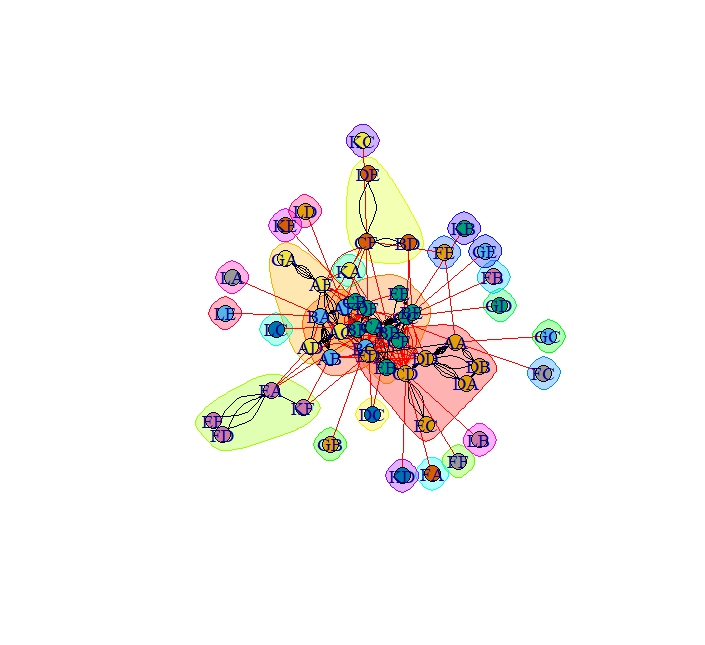

Recreate this plot in R.
##load library
library(igraph)

##Import dataset
data <- read.csv('https://raw.githubusercontent.com/bkrai/R-files-from-YouTube/main/networkdata.csv',header=T)
data
y <- data.frame(data$first, data$second)
y

##create network
net <- graph.data.frame(y, directed=T)
V(net)$label <- V(net)$name
V(net)$degree <- degree(net)

##create Histogram
hist(V(net)$degree,col = "green")

##Network diagram
set.seed(222)
plot(net,vertex.color='green',vertex.size=10,edge.arrow.size=0.1,vertex.label.cex=0.8)

##Highlighting degrees & layouts
plot(net,vertex.color = rainbow(52),vertex.size = V(net)$degree*0.4,edge.arrow.size = 0.1,
     layout=layout.fruchterman.reingold)

# Hub and authorities
hs <- hub_score(net)$vector
as <- authority.score(net)$vector
par(mfrow=c(1,2))
set.seed(123)
plot(net,vertex.size=hs*30,main = 'Hubs',vertex.color = rainbow(52),edge.arrow.size=0.1,
     layout = layout.kamada.kawai)
plot(net,vertex.size=as*30,main = 'Authorities',vertex.color = rainbow(52),edge.arrow.size=0.1,
     layout = layout.kamada.kawai)
par(mfrow=c(1,1))

# Community detection
net <- graph.data.frame(y, directed = F)
cnet <- cluster_edge_betweenness(net)
plot(cnet,net,vertex.size=10,vertex.label.cex=0.8)
